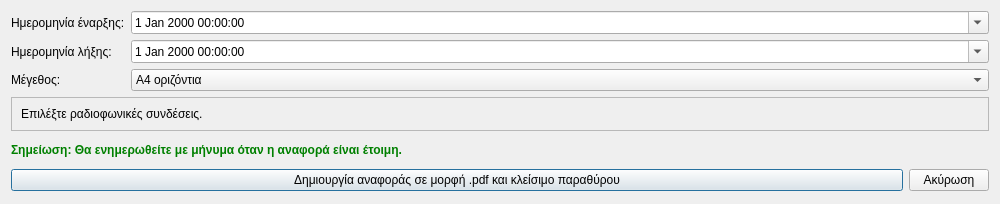
<?xml version="1.0" encoding="UTF-8"?>
<ui version="4.0">
 <class>Dialog</class>
 <widget class="QDialog" name="Dialog">
  <property name="geometry">
   <rect>
    <x>0</x>
    <y>0</y>
    <width>1000</width>
    <height>204</height>
   </rect>
  </property>
  <property name="windowTitle">
   <string>Αναφορά εβδομαδιαίου πρόγραμματος</string>
  </property>
  <property name="windowIcon">
   <iconset resource="../../../icons.qrc">
    <normaloff>:/rest-windows/assets/images/rest-windows/report-schedule.png</normaloff>:/rest-windows/assets/images/rest-windows/report-schedule.png</iconset>
  </property>
  <layout class="QGridLayout" name="gridLayout">
   <item row="0" column="0">
    <widget class="QLabel" name="label">
     <property name="sizePolicy">
      <sizepolicy hsizetype="Fixed" vsizetype="Preferred">
       <horstretch>0</horstretch>
       <verstretch>0</verstretch>
      </sizepolicy>
     </property>
     <property name="text">
      <string>Ημερομηνία έναρξης:</string>
     </property>
    </widget>
   </item>
   <item row="0" column="1">
    <widget class="QDateTimeEdit" name="start_datetime">
     <property name="calendarPopup">
      <bool>true</bool>
     </property>
    </widget>
   </item>
   <item row="1" column="0">
    <widget class="QLabel" name="label_2">
     <property name="sizePolicy">
      <sizepolicy hsizetype="Fixed" vsizetype="Preferred">
       <horstretch>0</horstretch>
       <verstretch>0</verstretch>
      </sizepolicy>
     </property>
     <property name="text">
      <string>Ημερομηνία λήξης:</string>
     </property>
    </widget>
   </item>
   <item row="1" column="1">
    <widget class="QDateTimeEdit" name="end_datetime">
     <property name="calendarPopup">
      <bool>true</bool>
     </property>
    </widget>
   </item>
   <item row="2" column="0">
    <widget class="QLabel" name="label_3">
     <property name="sizePolicy">
      <sizepolicy hsizetype="Fixed" vsizetype="Preferred">
       <horstretch>0</horstretch>
       <verstretch>0</verstretch>
      </sizepolicy>
     </property>
     <property name="text">
      <string>Μέγεθος:</string>
     </property>
    </widget>
   </item>
   <item row="2" column="1">
    <widget class="QComboBox" name="page_size">
     <item>
      <property name="text">
       <string>A4 οριζόντια</string>
      </property>
     </item>
     <item>
      <property name="text">
       <string>Α3 κατακόρυφα</string>
      </property>
     </item>
    </widget>
   </item>
   <item row="3" column="0" colspan="2">
    <widget class="QFrame" name="radio_connections_frame">
     <property name="frameShape">
      <enum>QFrame::StyledPanel</enum>
     </property>
     <property name="frameShadow">
      <enum>QFrame::Raised</enum>
     </property>
     <layout class="QGridLayout" name="gridLayout_2">
      <item row="0" column="0">
       <widget class="QLabel" name="label_5">
        <property name="text">
         <string>Επιλέξτε ραδιοφωνικές συνδέσεις.</string>
        </property>
       </widget>
      </item>
     </layout>
    </widget>
   </item>
   <item row="4" column="0" colspan="2">
    <widget class="QLabel" name="label_4">
     <property name="styleSheet">
      <string notr="true">QLabel{
	font-weight:bold;
	color:green;
}</string>
     </property>
     <property name="text">
      <string>Σημείωση: Θα ενημερωθείτε με μήνυμα όταν η αναφορά είναι έτοιμη.</string>
     </property>
    </widget>
   </item>
   <item row="5" column="0" colspan="2">
    <widget class="QFrame" name="frame">
     <property name="styleSheet">
      <string notr="true">QFrame{border:none;}</string>
     </property>
     <property name="frameShape">
      <enum>QFrame::StyledPanel</enum>
     </property>
     <property name="frameShadow">
      <enum>QFrame::Raised</enum>
     </property>
     <layout class="QHBoxLayout" name="horizontalLayout">
      <property name="leftMargin">
       <number>0</number>
      </property>
      <property name="topMargin">
       <number>0</number>
      </property>
      <property name="rightMargin">
       <number>0</number>
      </property>
      <property name="bottomMargin">
       <number>0</number>
      </property>
      <item>
       <widget class="QPushButton" name="create_report_and_close">
        <property name="sizePolicy">
         <sizepolicy hsizetype="Expanding" vsizetype="Maximum">
          <horstretch>0</horstretch>
          <verstretch>0</verstretch>
         </sizepolicy>
        </property>
        <property name="text">
         <string>Δημιουργία αναφοράς σε μορφή .pdf και κλείσιμο παραθύρου</string>
        </property>
        <property name="icon">
         <iconset resource="../../../icons.qrc">
          <normaloff>:/rest-windows/assets/images/rest-windows/report.png</normaloff>:/rest-windows/assets/images/rest-windows/report.png</iconset>
        </property>
       </widget>
      </item>
      <item>
       <widget class="QPushButton" name="cancel">
        <property name="sizePolicy">
         <sizepolicy hsizetype="Minimum" vsizetype="Maximum">
          <horstretch>0</horstretch>
          <verstretch>0</verstretch>
         </sizepolicy>
        </property>
        <property name="minimumSize">
         <size>
          <width>0</width>
          <height>0</height>
         </size>
        </property>
        <property name="text">
         <string>Ακύρωση</string>
        </property>
       </widget>
      </item>
     </layout>
    </widget>
   </item>
  </layout>
 </widget>
 <tabstops>
  <tabstop>start_datetime</tabstop>
  <tabstop>end_datetime</tabstop>
  <tabstop>page_size</tabstop>
  <tabstop>create_report_and_close</tabstop>
  <tabstop>cancel</tabstop>
 </tabstops>
 <resources>
  <include location="../../../icons.qrc"/>
 </resources>
 <connections/>
</ui>
